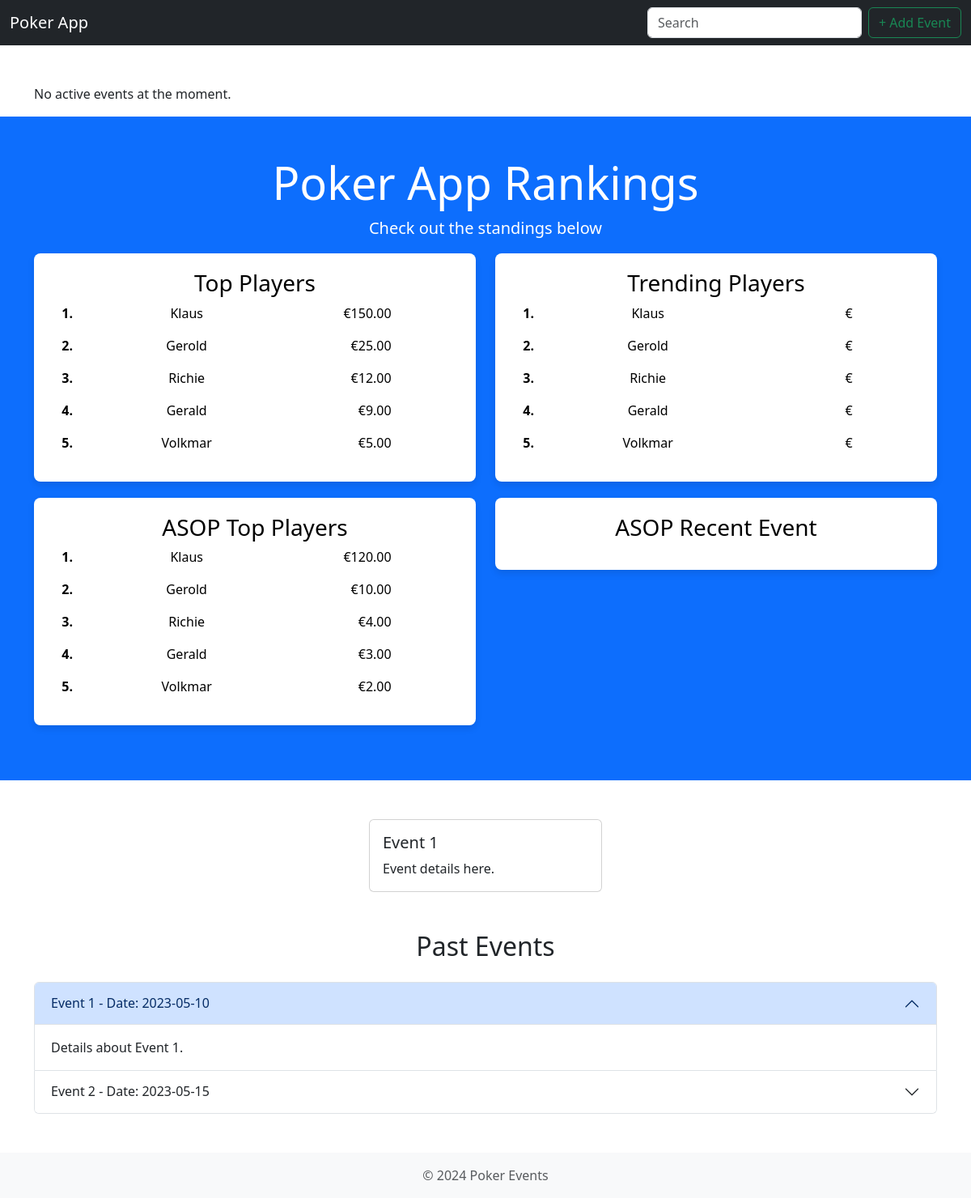
The page / on the database its author committed.
### poker_data/models.py (models this page shows, shortened)
class Player(models.Model):
    name = models.CharField(max_length=100)
    founding_member = models.BooleanField(default=False)
    first_participation = models.DateField(blank=True, null=True)
    total_earnings = models.DecimalField(max_digits=10, decimal_places=2, default=0)

### poker_events/views.py (the view)
# urls.py: 2. Add a URL to urlpatterns:  path('', views.home, name='home')
def home(request):
    top_players = Player.objects.all().order_by('-total_earnings')
    recent_events = Event.objects.order_by('-date')[:3]
    trend_players = (
        Player.objects.filter(event_participations__event__in=recent_events)
        .annotate(total_trend_earnings=Sum('event_participations__earnings', filter=Q(event_participations__event__in=recent_events)))
        .order_by('-total_trend_earnings')
    )
    if not trend_players.exists():
        trend_players = top_players
    active_events = Event.objects.filter(active=True)
    active_events_exist = active_events.exists()
    asop_players = (
        Player.objects.filter(event_participations__event__asop=True)
        .annotate(total_asop_earnings=Sum('event_participations__earnings'))
        .order_by('-total_asop_earnings')
    )
    last_asop_event = Event.objects.filter(asop=True).order_by('-date').first()
    last_asop_players = (
        Player.objects.filter(event_participations__event=last_asop_event)
        .annotate(last_asop_earnings=Sum('event_participations__earnings'))
        .order_by('-last_asop_earnings')
    )
    return render(request, 'home.html', {
        'top_players': top_players,
        'trend_players': trend_players,
        'asop_players': asop_players,
        'last_asop_players': last_asop_players,
        'active_events_exist': active_events_exist,
        'active_events': active_events,  # Pass active events to the template
    })

### poker_data/context_processors.py (called while the page is built)
def active_events_status(request):
    return {
        'active_events_exist': Event.objects.filter(active=True).exists()
    }

### templates/home.html (shortened to what this page needs)
{% extends 'base.html' %}
{% block content %}
  <div class="container mt-5">
    {% if active_events_exist %}
      <h3>Active Event</h3>
      <ul>
        {% for event in active_events %}
          <li>
            <strong>Host Location:</strong> {{ event.host_location }} <br />
            <strong>Date:</strong> {{ event.date }} <br />
            <strong>Pot:</strong> {{ event.pot }} <br />
            <strong>Active:</strong> {{ event.active|yesno:'Yes,No' }} <br />
            <a href="{% url 'end_event' event.id %}" class="btn btn-info">End Event</a>
          </li>
        {% endfor %}
      </ul>
    {% else %}
      <p>No active events at the moment.</p>
    {% endif %}
  </div>
  <section class="bg-primary text-white text-center py-5">
    <div class="container">
      <h1 class="display-4">Poker App Rankings</h1>
      <p class="lead">Check out the standings below</p>
      <div class="row text-black">
        <div class="col-md-6">
          <div class="ranking-card">
            <h3>Top Players</h3>
            <ol class="list-unstyled">
              {% for player in top_players %}
                <li class="d-flex justify-content-start align-items-center mb-3">
                  <div class="rank col-1">
                    <strong>{{ forloop.counter }}.</strong>
                  </div>
                  <div class="player-name col-6">{{ player.name }}</div>
                  <div class="earnings col-3 text-end">€{{ player.total_earnings|floatformat:2 }}</div>
                </li>
              {% endfor %}
            </ol>
          </div>
        </div>
        <div class="col-md-6">
          <div class="ranking-card">
            <h3>Trending Players</h3>
            <ol class="list-unstyled">
              {% for player in trend_players %}
                <li class="d-flex justify-content-start align-items-center mb-3">
                  <div class="rank col-1">
                    <strong>{{ forloop.counter }}.</strong>
                  </div>
                  <div class="player-name col-6">{{ player.name }}</div>
                  <div class="earnings col-3 text-end">€{{ player.total_trend_earnings|floatformat:2 }}</div>
                </li>
              {% endfor %}
            </ol>
          </div>
        </div>
        <div class="col-md-6">
          <div class="ranking-card">
            <h3>ASOP Top Players</h3>
            <ol class="list-unstyled">
              {% for player in asop_players %}
                <li class="d-flex justify-content-start align-items-center mb-3">
                  <div class="rank col-1">
                    <strong>{{ forloop.counter }}.</strong>
                  </div>
                  <div class="player-name col-6">{{ player.name }}</div>
                  <div class="earnings col-3 text-end">€{{ player.total_asop_earnings|floatformat:2 }}</div>
                </li>
              {% endfor %}
            </ol>
          </div>
        </div>
        <div class="col-md-6">
          <div class="ranking-card">
            <h3>ASOP Recent Event</h3>
          </div>
        </div>
      </div>
    </div>
  </section>
  <div id="eventCarousel" class="carousel slide my-5" data-bs-ride="carousel">
    <div class="carousel-inner">
      <div class="carousel-item active">
        <div class="card mx-auto" style="width: 18rem;">
          <div class="card-body">
            <h5 class="card-title">Event 1</h5>
            <p class="card-text">Event details here.</p>
          </div>
        </div>
      </div>
    </div>
    <button class="carousel-control-prev" type="button" data-bs-target="#eventCarousel" data-bs-slide="prev">
      <span class="carousel-control-prev-icon" aria-hidden="true"></span>
    </button>
    <button class="carousel-control-next" type="button" data-bs-target="#eventCarousel" data-bs-slide="next">
      <span class="carousel-control-next-icon" aria-hidden="true"></span>
    </button>
  </div>
  <section class="container my-5">
    <h2 class="text-center mb-4">Past Events</h2>
    <div class="accordion" id="pastEventsAccordion">
      <div class="accordion-item">
        <h2 class="accordion-header" id="headingOne"><button class="accordion-button" type="button" data-bs-toggle="collapse" data-bs-target="#collapseOne" aria-expanded="true" aria-controls="collapseOne">Event 1 - Date: 2023-05-10</button></h2>
        <div id="collapseOne" class="accordion-collapse collapse show" aria-labelledby="headingOne" data-bs-parent="#pastEventsAccordion">
          <div class="accordion-body">Details about Event 1.</div>
        </div>
      </div>
      <div class="accordion-item">
        <h2 class="accordion-header" id="headingTwo"><button class="accordion-button collapsed" type="button" data-bs-toggle="collapse" data-bs-target="#collapseTwo" aria-expanded="false" aria-controls="collapseTwo">Event 2 - Date: 2023-05-15</button></h2>
      </div>
    </div>
  </section>
{% endblock %}

### static/style.css (style rules this page uses)
.ranking-card { box-shadow: 0 4px 8px rgba(0, 0, 0, 0.1); border-radius: 8px; padding: 20px; background-color: #fff; margin-bottom: 20px; }

### rows shown on the page
Player: name "Klaus", total_earnings "150.00", total_asop_earnings "120.00"
Player: name "Gerold", total_earnings "25.00", total_asop_earnings "10.00"
Player: name "Richie", total_earnings "12.00", total_asop_earnings "4.00"
Player: name "Gerald", total_earnings "9.00", total_asop_earnings "3.00"
Player: name "Volkmar", total_earnings "5.00", total_asop_earnings "2.00"
